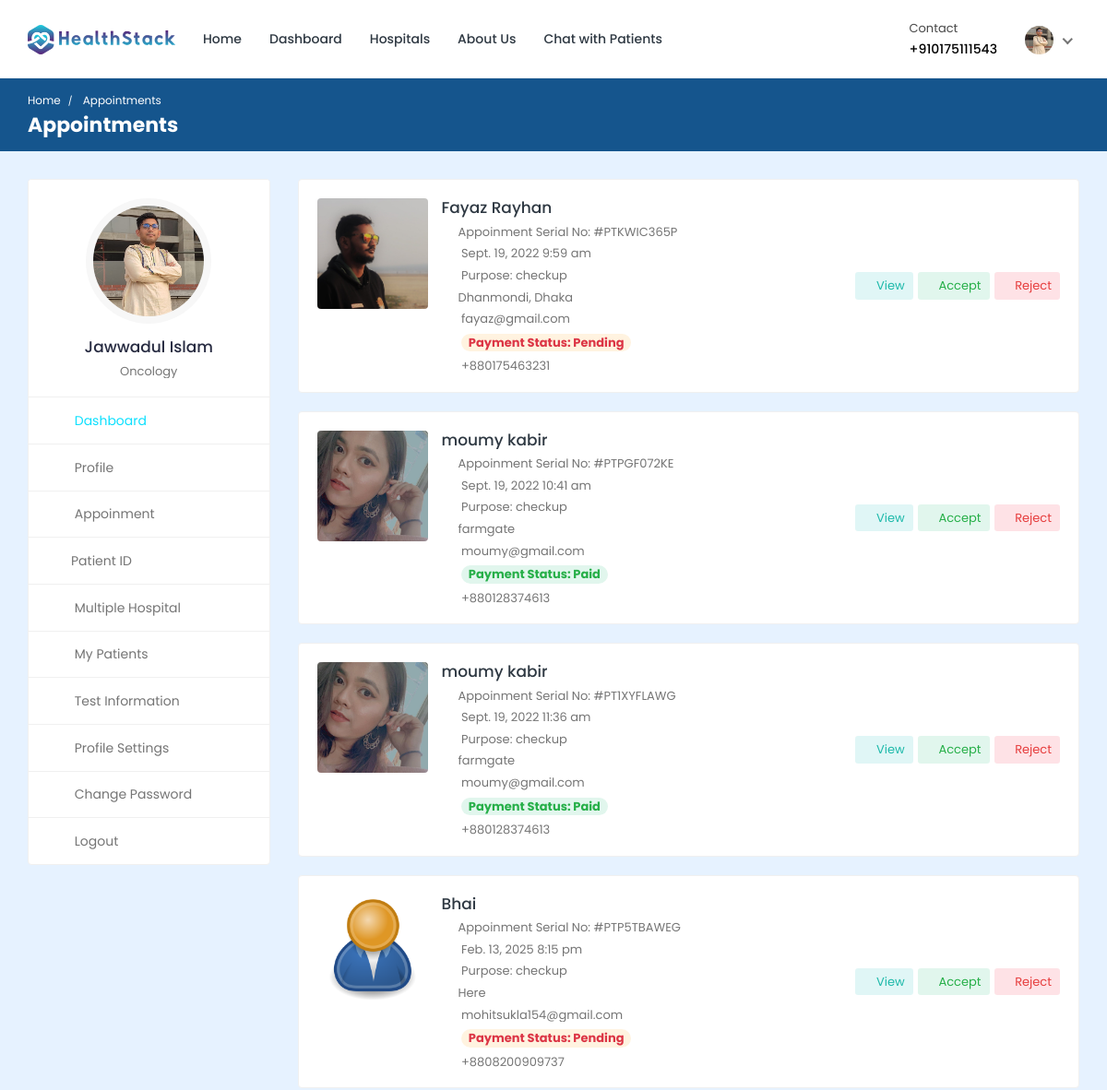
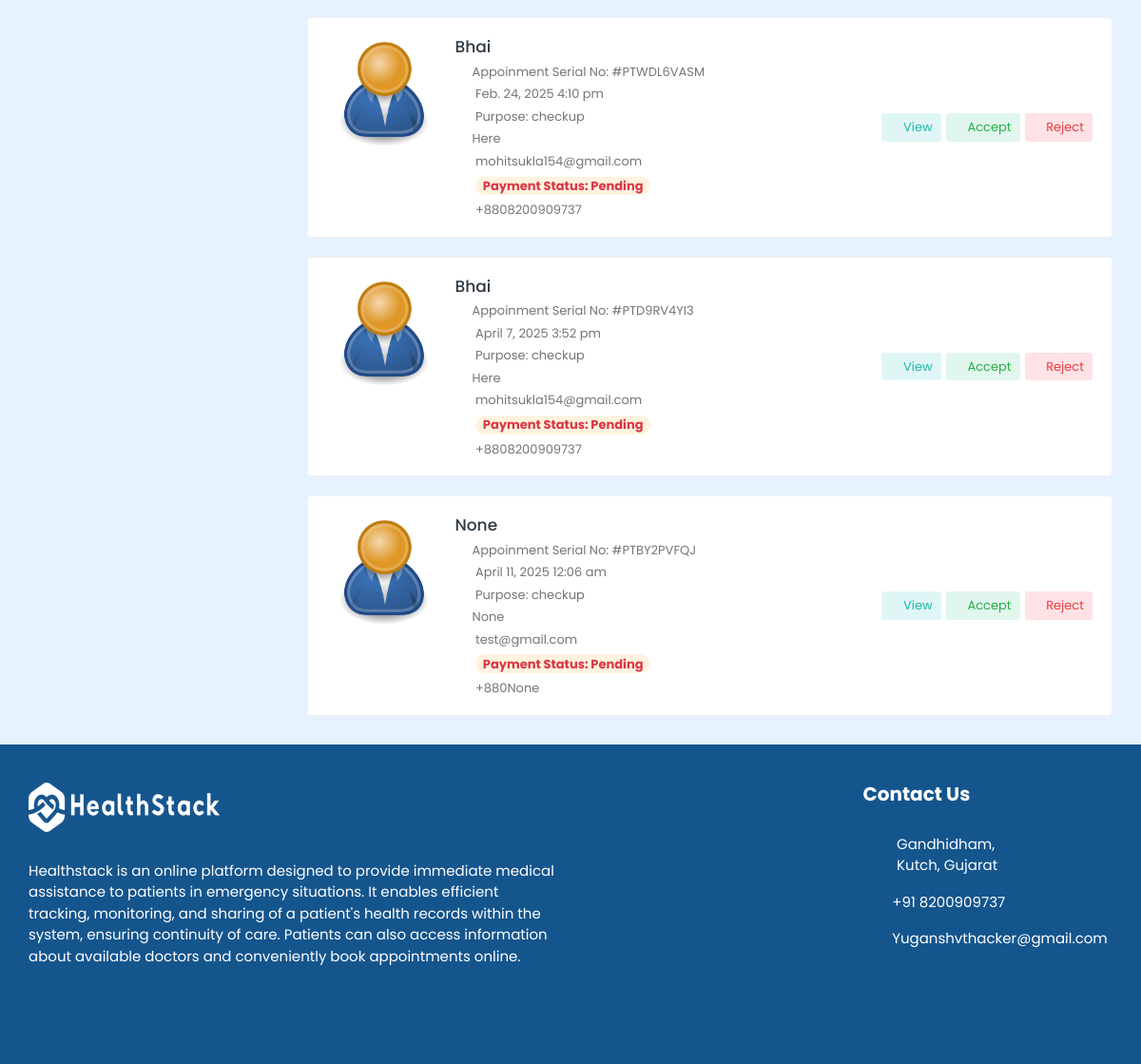
The app's page /doctor/appointments/ (signed in) with its own data (2 pictures, top to bottom).
### doctor/models.py (models this page shows, shortened)
class Doctor_Information(models.Model):
    DOCTOR_TYPE = (
        ('Cardiologists', 'Cardiologists'),
        ('Neurologists', 'Neurologists'),
        ('Pediatricians', 'Pediatricians'),
        ('Physiatrists', 'Physiatrists'),
        ('Dermatologists', 'Dermatologists'),
    )
    doctor_id = models.AutoField(primary_key=True)
    user = models.OneToOneField(User, on_delete=models.CASCADE, null=True, blank=True, related_name='profile')
    name = models.CharField(max_length=200, null=True, blank=True)
    username = models.CharField(max_length=200, null=True, blank=True)
    gender = models.CharField(max_length=200, null=True, blank=True)
    description = models.TextField(max_length=1000, null=True, blank=True)
    department = models.CharField(max_length=200, choices=DOCTOR_TYPE, null=True, blank=True)
    department_name = models.ForeignKey(hospital_department, on_delete=models.SET_NULL, null=True, blank=True)
    specialization = models.ForeignKey(specialization, on_delete=models.SET_NULL, null=True, blank=True)
    featured_image = models.ImageField(upload_to='doctors/', default='doctors/user-default.png', null=True, blank=True)
    certificate_image = models.ImageField(upload_to='doctors_certificate/', default='doctors_certificate/default.png', null=True, blank=True)
    email = models.EmailField(max_length=200, null=True, blank=True)
    phone_number = models.CharField(max_length=200, null=True, blank=True)
    nid = models.CharField(max_length=200, null=True, blank=True)
    visiting_hour = models.CharField(max_length=200, null=True, blank=True)
    consultation_fee = models.IntegerField(null=True, blank=True)
    report_fee = models.IntegerField(null=True, blank=True)
    dob = models.CharField(max_length=200, null=True, blank=True)
    institute = models.CharField(max_length=200, null=True, blank=True)
    degree = models.CharField(max_length=200, null=True, blank=True)
    completion_year = models.CharField(max_length=200, null=True, blank=True)
    work_place = models.CharField(max_length=200, null=True, blank=True)
    designation = models.CharField(max_length=200, null=True, blank=True)
    start_year = models.CharField(max_length=200, null=True, blank=True)
    end_year = models.CharField(max_length=200, null=True, blank=True)
    register_status =  models.CharField(max_length=200, null=True, blank=True)
    hospital_name = models.ForeignKey(Hospital_Information, on_delete=models.SET_NULL, null=True, blank=True)

class Appointment(models.Model):
    APPOINTMENT_TYPE = (
        ('report', 'report'),
        ('checkup', 'checkup'),
    )
    APPOINTMENT_STATUS = (
        ('pending', 'pending'),
        ('confirmed', 'confirmed'),
        ('cancelled', 'cancelled'),
    )
    id = models.AutoField(primary_key=True)
    date = models.DateField(null=True, blank=True)
    time = models.CharField(max_length=200, null=True, blank=True)
    doctor = models.ForeignKey(Doctor_Information, on_delete=models.CASCADE, null=True, blank=True)
    patient = models.ForeignKey(Patient, on_delete=models.CASCADE, null=True, blank=True)
    appointment_type = models.CharField(max_length=200, choices=APPOINTMENT_TYPE)
    appointment_status = models.CharField(max_length=200, choices=APPOINTMENT_STATUS)
    serial_number = models.CharField(max_length=200, null=True, blank=True)
    payment_status = models.CharField(max_length=200, null=True, blank=True, default='pending')
    transaction_id = models.CharField(max_length=255, null=True, blank=True)
    message = models.CharField(max_length=255, null=True, blank=True)

### hospital_admin/models.py (models this page shows, shortened)
class specialization(models.Model):
    specialization_id = models.AutoField(primary_key=True)
    specialization_name = models.CharField(max_length=200, null=True, blank=True)
    hospital = models.ForeignKey(Hospital_Information, on_delete=models.CASCADE, null=True, blank=True)

### hospital/models.py (models this page shows, shortened)
class Patient(models.Model):
    patient_id = models.AutoField(primary_key=True)
    user = models.OneToOneField(User, on_delete=models.CASCADE, null=True, blank=True, related_name='patient')
    name = models.CharField(max_length=200, null=True, blank=True)
    username = models.CharField(max_length=200, null=True, blank=True)
    age = models.IntegerField(null=True, blank=True)
    email = models.EmailField(max_length=200, null=True, blank=True)
    phone_number = models.IntegerField(null=True, blank=True)
    address = models.CharField(max_length=200, null=True, blank=True)
    featured_image = models.ImageField(upload_to='patients/', default='patients/user-default.png', null=True, blank=True)
    blood_group = models.CharField(max_length=200, null=True, blank=True)
    history = models.CharField(max_length=200, null=True, blank=True)
    dob = models.CharField(max_length=200, null=True, blank=True)
    nid = models.CharField(max_length=200, null=True, blank=True)
    serial_number = models.CharField(max_length=200, null=True, blank=True)
    login_status = models.CharField(max_length=200, null=True, blank=True, default="offline")

### doctor/views.py (the view)
# urls.py: path('appointments/',views.appointments, name='appointments'),
@csrf_exempt
@login_required(login_url="doctor-login")
def appointments(request):
    doctor = Doctor_Information.objects.get(user=request.user)
    appointments = Appointment.objects.filter(doctor=doctor).filter(appointment_status='pending').order_by('date')
    context = {'doctor': doctor, 'appointments': appointments}
    return render(request, 'appointments.html', context)

### templates/appointments.html (shortened to what this page needs)
{% load static %}
<!DOCTYPE html>
<html lang="en">
  <head>
    <link
      rel="stylesheet"
      href="{% static 'HealthStack-System/css/Normal/bootstrap.min.css' %}"
    />
    <link
      rel="stylesheet"
      href="{% static 'HealthStack-System/plugins/Normal/fontawesome/css/fontawesome.min.css' %}"
    />
    <link
      rel="stylesheet"
      href="{% static 'HealthStack-System/plugins/Normal/fontawesome/css/all.min.css' %}"
    />
    <link
      rel="stylesheet"
      href="{% static 'HealthStack-System/css/Normal/style.css' %}"
    />
  </head>
  <body>
    <div class="main-wrapper">
      <header class="header">{% include 'doctor-navbar.html' %}</header>
      <div class="breadcrumb-bar">
        <div class="container-fluid">
          <div class="row align-items-center">
            <div class="col-md-12 col-12">
              <nav aria-label="breadcrumb" class="page-breadcrumb">
                <ol class="breadcrumb">
                  <li class="breadcrumb-item">
                    <a href="index-2.html">Home</a>
                  </li>
                  <li class="breadcrumb-item active" aria-current="page">
                    Appointments
                  </li>
                </ol>
              </nav>
              <h2 class="breadcrumb-title">Appointments</h2>
            </div>
          </div>
        </div>
      </div>
      <div class="content">
        <div class="container-fluid">
          <div class="row">
            <div class="col-md-5 col-lg-4 col-xl-3 theiaStickySidebar">
              <div>{% include 'doctor-sidebar.html' %}</div>
            </div>
            <div class="col-md-7 col-lg-8 col-xl-9">
              <div class="appointments">
                {% for app in appointments %}
                <div class="appointment-list">
                  <div class="profile-info-widget">
                    <a href="patient-profile.html" class="booking-doc-img">
                      <img
                        src="{{app.patient.featured_image.url}}"
                        alt="User Image"
                      />
                    </a>
                    <div class="profile-det-info">
                      <h3><a href="{%url 'patient-profile' pk=app.patient.patient_id%}">{{app.patient.name}}</a></h3>
                      <div class="patient-details">
                        <h5>
                          <i class="fas fa-file"></i>Appoinment Serial No: #PT{{app.serial_number}}
                        </h5>
                        <h5>
                          <i class="far fa-clock"></i> {{app.date}} {{app.time}}
                        </h5>
                        <h5>
                          <i class="fas fa-briefcase-medical"></i> Purpose: {{app.appointment_type}}
                        </h5>
                        <h5>
                          <i class="fas fa-map-marker-alt"></i>{{app.patient.address}}
                        </h5>
                        <h5>
                          <i class="fas fa-envelope"></i> {{app.patient.email}}
                        </h5>
                        <h5>
                          {% if app.payment_status == 'pending' %}
                          <i class="fas fa-money-check-alt"></i> <span class="badge badge-pill bg-warning-light">Payment Status: Pending</span>
                          {% endif %}
                          {% if app.payment_status == 'VALID' %}
                          <i class="fas fa-money-check-alt"></i> <span class="badge badge-pill bg-success-light">Payment Status: Paid</span>
                          {% endif %}
                        </h5>
                        <h5 class="mb-0">
                          <i class="fas fa-phone"></i> +880{{app.patient.phone_number}}
                        </h5>
                      </div>
                    </div>
                  </div>
                  <div class="appointment-action">
                    <a href="#" class="btn btn-sm bg-info-light" data-toggle="modal" data-target="#appt_details"><i class="far fa-eye"></i> View</a>
                    <a href="{% url 'accept-appointment' pk=app.id %}" onclick="return confirm('Accept appointment?');" class="btn btn-sm bg-success-light"><i class="fas fa-check"></i> Accept</a>
                    <a href="{% url 'reject-appointment' pk=app.id %}" onclick="return confirm('Reject Appointment?');" class="btn btn-sm bg-danger-light"><i class="fas fa-times"></i> Reject</a>
                  </div>
                </div>
                {% endfor %}
              </div>
            </div>
          </div>
        </div>
      </div>
      {% include 'footer.html' %}
    </div>
  </body>
</html>

### templates/doctor-navbar.html (shortened to what this page needs)
{% load static %}
<nav class="navbar navbar-expand-lg header-nav">
  <div class="navbar-header">
    <a href="{% url 'hospital_home'%}" class="navbar-brand logo">
      <img
        src="{% static 'HealthStack-System/images/Normal/logo.jpg' %}"
        class="img-fluid"
        alt="Logo"
      />
    </a>
  </div>
  <div class="main-menu-wrapper">
    <ul class="main-nav">
      <li>
        <a href="{% url 'hospital_home'%}">Home</a>
      </li>
      <li>
        <a href="{% url 'doctor-dashboard'%}">Dashboard</a>
      </li>
      <li><a href="{% url 'multiple-hospital' %}" style="text-decoration: none;">Hospitals</a></li>
      <li>
        <a href="{% url 'about-us'%}">About Us</a>
      </li>
      <li>
        <a href="{% url 'chat-home' pk=user.id %}">Chat with Patients</a>
      </li>
    </ul>
  </div>
  <ul class="nav header-navbar-rht">
    <li class="nav-item contact-item">
      <div class="header-contact-img">
        <i class="far fa-hospital"></i>
      </div>
      <div class="header-contact-detail">
        <p class="contact-header">Contact</p>
        <p class="contact-info-header">+91{{doctor.phone_number}}</p>
      </div>
    </li>
    <li class="nav-item dropdown has-arrow logged-item">
      <a href="#" class="dropdown-toggle nav-link" data-toggle="dropdown">
        <span class="user-img">
          <img
            class="rounded-circle"
            src="{{ doctor.featured_image.url }}"
            width="31"
            alt="Darren Elder"
          />
        </span>
      </a>
    </li>
  </ul>
</nav>

### templates/doctor-sidebar.html (shortened to what this page needs)
{% load static %}
<div class="profile-sidebar">
  <div class="widget-profile pro-widget-content">
    <div class="profile-info-widget">
      <a href="#" class="booking-doc-img">
        <img
          src="{{ doctor.featured_image.url }}"
          alt="User Image"
        />
      </a>
      <div class="profile-det-info">
        <h3>{{ doctor.name }}</h3>
        <div class="patient-details">
          <h5 class="mb-0">{{doctor.specialization.specialization_name}}</h5>
        </div>
      </div>
    </div>
  </div>
  <div class="dashboard-widget">
    <nav class="dashboard-menu sidebar">
      <ul>
        <li class="active">
          <a href="{% url 'doctor-dashboard' %}">
            <i class="fas fa-columns"></i>
            <span>Dashboard</span>
          </a>
        </li>
        <li>
        <a href="{% url 'doctor-profile' pk=doctor.doctor_id %}">
          <i class="fas fa-user"></i>
          <span>Profile</span>
        </a>
      </li>
        <li>
          <a href="{% url 'appointments'%}">
            <i class="fas fa-user-circle"></i>
            <span>Appoinment</span>
          </a>
        </li>
        <li class="nav-item has-submenu">
            <a href="#" class="nav-link"><i class="fas fa-search"></i><span>Patient ID</span></a>
        </li>
        <li>
          <a href="{% url 'multiple-hospital' %}">
            <i class="fas fa-hospital"></i>
            <span>Multiple Hospital</span>
          </a>
      </li>
        <li>
          <a href="{% url 'my-patients' %}">
            <i class="fas fa-user-injured"></i>
            <span>My Patients</span>
          </a>
        </li>
        <li>
          <a href="{% url 'doctor-test-list'%}" target="_blank">
            <i class="fas fa-hourglass-start"></i>
            <span>Test Information</span>
          </a>
        </li>
        <li>
          <a
            href="{% url 'doctor-profile-settings' %}"
          >
            <i class="fas fa-user-cog"></i>
            <span>Profile Settings</span>
          </a>
        </li>
        <li>
          <a href="{% url 'doctor-change-password' pk=user.id%}">
            <i class="fas fa-lock"></i>
            <span>Change Password</span>
          </a>
        </li>
        <li>
          <a href="{% url 'doctor-logout'%}">
            <i class="fas fa-sign-out-alt"></i>
            <span>Logout</span>
          </a>
        </li>
      </ul>
    </nav>
  </div>
</div>

### records on screen
Doctor_Information: phone_number "0175111543", featured_image (picture), name "Jawwadul Islam", specialization.specialization_name "Oncology"
Appointment: patient.featured_image (picture), patient.name "Fayaz Rayhan", serial_number "KWIC365P", date "Sept. 19, 2022", time "9:59 am", appointment_type "checkup", patient.address "Dhanmondi, Dhaka", patient.email "fayaz@gmail.com", payment_status "Payment Status: Pending", patient.phone_number "175463231"
Appointment: patient.featured_image (picture), patient.name "moumy kabir", serial_number "PGF072KE", date "Sept. 19, 2022", time "10:41 am", appointment_type "checkup", patient.address "farmgate", patient.email "moumy@gmail.com", payment_status "Payment Status: Paid", patient.phone_number "128374613"
Appointment: patient.featured_image (picture), patient.name "moumy kabir", serial_number "1XYFLAWG", date "Sept. 19, 2022", time "11:36 am", appointment_type "checkup", patient.address "farmgate", patient.email "moumy@gmail.com", payment_status "Payment Status: Paid", patient.phone_number "128374613"
Appointment: patient.featured_image (placeholder picture), patient.name "Bhai", serial_number "P5TBAWEG", date "Feb. 13, 2025", time "8:15 pm", appointment_type "checkup", patient.address "Here", patient.email "mohitsukla154@gmail.com", payment_status "Payment Status: Pending", patient.phone_number "8200909737"
Appointment: patient.featured_image (placeholder picture), patient.name "Bhai", serial_number "WDL6VASM", date "Feb. 24, 2025", time "4:10 pm", appointment_type "checkup", patient.address "Here", patient.email "mohitsukla154@gmail.com", payment_status "Payment Status: Pending", patient.phone_number "8200909737"
Appointment: patient.featured_image (placeholder picture), patient.name "Bhai", serial_number "D9RV4YI3", date "April 7, 2025", time "3:52 pm", appointment_type "checkup", patient.address "Here", patient.email "mohitsukla154@gmail.com", payment_status "Payment Status: Pending", patient.phone_number "8200909737"
Appointment: patient.featured_image (placeholder picture), patient.name "None", serial_number "BY2PVFQJ", date "April 11, 2025", time "12:06 am", appointment_type "checkup", patient.address "None", patient.email "test@gmail.com", payment_status "Payment Status: Pending", patient.phone_number "None"
